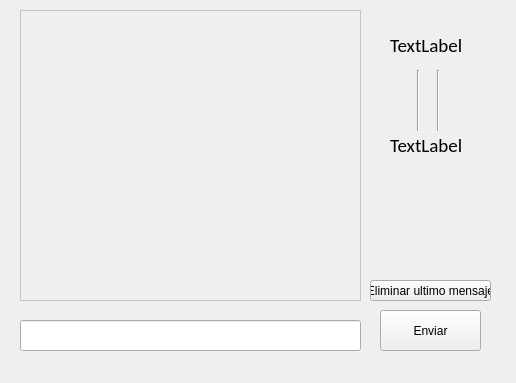
<?xml version="1.0" encoding="UTF-8"?>
<ui version="4.0">
 <class>Chat</class>
 <widget class="QWidget" name="Chat">
  <property name="geometry">
   <rect>
    <x>0</x>
    <y>0</y>
    <width>516</width>
    <height>383</height>
   </rect>
  </property>
  <property name="windowTitle">
   <string>Form</string>
  </property>
  <widget class="QPushButton" name="enviarButton">
   <property name="geometry">
    <rect>
     <x>380</x>
     <y>310</y>
     <width>101</width>
     <height>41</height>
    </rect>
   </property>
   <property name="text">
    <string>Enviar</string>
   </property>
  </widget>
  <widget class="QScrollArea" name="scrollArea">
   <property name="geometry">
    <rect>
     <x>20</x>
     <y>10</y>
     <width>341</width>
     <height>291</height>
    </rect>
   </property>
   <property name="styleSheet">
    <string notr="true">QScrollArea{
	Background-color:White;
}</string>
   </property>
   <property name="widgetResizable">
    <bool>true</bool>
   </property>
   <widget class="QWidget" name="scrollAreaWidgetContents">
    <property name="geometry">
     <rect>
      <x>0</x>
      <y>0</y>
      <width>339</width>
      <height>289</height>
     </rect>
    </property>
    <widget class="QLabel" name="label">
     <property name="geometry">
      <rect>
       <x>10</x>
       <y>10</y>
       <width>321</width>
       <height>271</height>
      </rect>
     </property>
     <property name="font">
      <font>
       <family>Consolas</family>
       <pointsize>11</pointsize>
      </font>
     </property>
     <property name="text">
      <string/>
     </property>
    </widget>
   </widget>
  </widget>
  <widget class="QLabel" name="receptor">
   <property name="geometry">
    <rect>
     <x>390</x>
     <y>30</y>
     <width>101</width>
     <height>31</height>
    </rect>
   </property>
   <property name="font">
    <font>
     <family>Calibri</family>
     <pointsize>14</pointsize>
    </font>
   </property>
   <property name="text">
    <string>TextLabel</string>
   </property>
  </widget>
  <widget class="QLabel" name="emisor">
   <property name="geometry">
    <rect>
     <x>390</x>
     <y>130</y>
     <width>101</width>
     <height>31</height>
    </rect>
   </property>
   <property name="font">
    <font>
     <family>Calibri</family>
     <pointsize>14</pointsize>
    </font>
   </property>
   <property name="text">
    <string>TextLabel</string>
   </property>
  </widget>
  <widget class="Line" name="line">
   <property name="geometry">
    <rect>
     <x>410</x>
     <y>70</y>
     <width>16</width>
     <height>61</height>
    </rect>
   </property>
   <property name="orientation">
    <enum>Qt::Vertical</enum>
   </property>
  </widget>
  <widget class="Line" name="line_2">
   <property name="geometry">
    <rect>
     <x>430</x>
     <y>70</y>
     <width>16</width>
     <height>61</height>
    </rect>
   </property>
   <property name="orientation">
    <enum>Qt::Vertical</enum>
   </property>
  </widget>
  <widget class="QLineEdit" name="lineEdit">
   <property name="geometry">
    <rect>
     <x>20</x>
     <y>320</y>
     <width>341</width>
     <height>31</height>
    </rect>
   </property>
  </widget>
  <widget class="QPushButton" name="eliminar">
   <property name="geometry">
    <rect>
     <x>370</x>
     <y>280</y>
     <width>121</width>
     <height>21</height>
    </rect>
   </property>
   <property name="text">
    <string>Eliminar ultimo mensaje</string>
   </property>
  </widget>
 </widget>
 <resources/>
 <connections/>
</ui>
